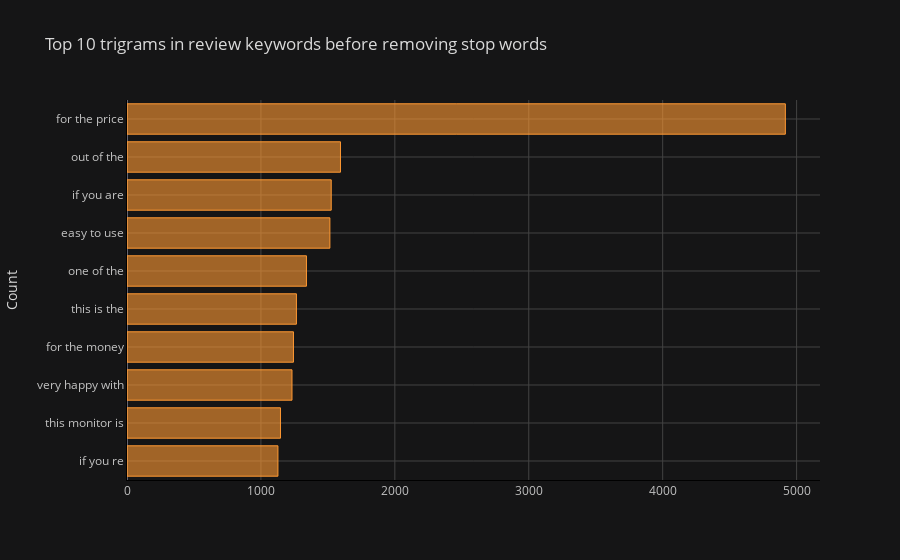

Here is the notebook cell this chart was saved with:
### Markdown cell above
Trigrams Frequency Distribution Before Removing Stop Words

### Code cell
common_words = get_top_n_words(df['keywords'], n=10, remove_stop_words=False, ngram_from=3, ngram_to=3)

df5 = pd.DataFrame(common_words, columns = ['keywords' , 'count'])

df5.groupby('keywords').sum()['count'].sort_values().iplot(
    kind='barh', yTitle='Count', linecolor='black', title='Top 10 trigrams in review keywords before removing stop words'
)

### Figure 1 — Plotly figure (JSON) as saved in the notebook; plotly's stock layout.template omitted (floating-point values rounded to 4 significant figures)
{"data": [{"marker": {"color": "rgba(255, 153, 51, 0.6)", "line": {"color": "rgba(255, 153, 51, 1.0)", "width": 1}}, "name": "count", "orientation": "h", "text": "", "type": "bar", "x": [1127, 1146, 1232, 1243, 1265, 1340, 1515, 1525, 1594, 4916], "y": ["if you re", "this monitor is", "very happy with", "for the money", "this is the", "one of the", "easy to use", "if you are", "out of the", "for the price"]}], "layout": {"legend": {"bgcolor": "#151516", "font": {"color": "#D9D9D9"}}, "paper_bgcolor": "#151516", "plot_bgcolor": "#151516", "title": {"font": {"color": "#D9D9D9"}, "text": "Top 10 trigrams in review keywords before removing stop words"}, "xaxis": {"gridcolor": "#434343", "linecolor": "black", "showgrid": true, "tickfont": {"color": "#C2C2C2"}, "title": {"font": {"color": "#D9D9D9"}, "text": ""}, "zerolinecolor": "#666570"}, "yaxis": {"gridcolor": "#434343", "linecolor": "black", "showgrid": true, "tickfont": {"color": "#C2C2C2"}, "title": {"font": {"color": "#D9D9D9"}, "text": "Count"}, "zerolinecolor": "#666570"}}}
